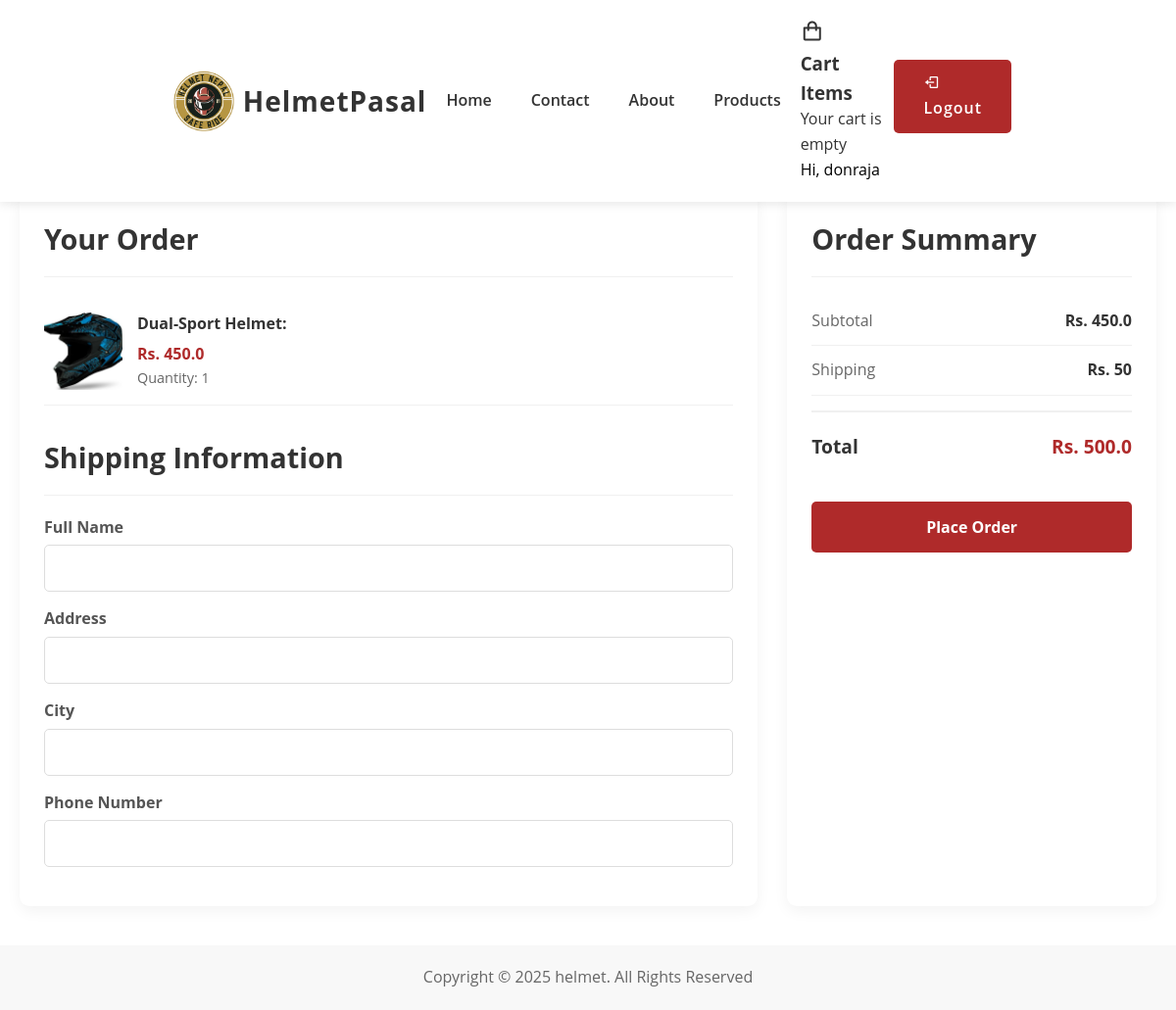
The page /checkout/ (signed in) on the database its author committed.
### myApp/models.py (models this page shows, shortened)
class Product(models.Model):
    CATEGORY_CHOICES = [
        ('full_face', 'Full Face Helmet'),
        ('half_face', 'Half Face Helmet'),
        ('modular', 'Modular Helmet'),
        ('open_face', 'Open Face Helmet'),
        ('sports', 'Sports Helmet'),
        ('motorcross', 'Motocross Helmet'),
        ('visor', 'Helmet Visor'),
        ('accessories', 'Helmet Accessories'),
        ('racing', 'Racing Helmet'),
        ('cruiser', 'Cruiser Helmet'),
        ('scooter', 'Scooter Helmet'),
        ('kids', 'Kids Helmet'),
    ]
    name = models.CharField(max_length=200)
    description = models.TextField()
    price = models.DecimalField(max_digits=10, decimal_places=2)
    category = models.CharField(max_length=50, choices=CATEGORY_CHOICES)
    image = models.FileField(upload_to='products/', blank=True, null=True)
    is_featured = models.BooleanField(default=False)
    is_new_arrival = models.BooleanField(default=False)
    discount_price = models.DecimalField(max_digits=10, decimal_places=2, blank=True, null=True)
    created_at = models.DateTimeField(auto_now_add=True)
    @property
    def get_discounted_price(self):
        if self.discount_price:
            return round(float(self.price) - (float(self.price) * (float(self.discount_price) / 100)), 2)
        return self.price

### myApp/views.py (the view, shortened to what this page needs)
# urls.py: path('checkout/', views.checkout, name='checkout'),
@login_required
def checkout(request):
    buy_now_product_id = request.session.get('buy_now_product_id')
    if buy_now_product_id:
        try:
            product = get_object_or_404(Product, id=buy_now_product_id)
            quantity = request.session.get('buy_now_quantity', 1)
            class SingleProductItem:
                def __init__(self, product, quantity):
                    self.product = product
                    self.quantity = quantity
                    self.id = None  # No DB ID since it's not stored
                def get_item_total(self):
                    if self.product.discount_price:
                        return self.product.get_discounted_price * self.quantity
                    return self.product.price * self.quantity
            cart_item = SingleProductItem(product, quantity)
            subtotal = cart_item.get_item_total()
            shipping = 50  # Example shipping cost
            total = subtotal + shipping
            context = {
                'single_product': product,
                'quantity': quantity,
                'subtotal': subtotal,
                'shipping': shipping,
                'total': total,
                'is_buy_now': True
            }
            return render(request, 'checkout.html', context)
        except (Product.DoesNotExist, ValueError):
            if 'buy_now_product_id' in request.session:
                del request.session['buy_now_product_id']
            if 'buy_now_quantity' in request.session:
                del request.session['buy_now_quantity']

### templates/checkout.html (shortened to what this page needs)
{%load static%}
<!DOCTYPE html>
<html lang="en">
<head>
    <link rel="stylesheet" href="{% static 'style.css' %}">
    <link rel="stylesheet" href="https://unpkg.com/boxicons@latest/css/boxicons.min.css">
</head>
<body>
    <header>
        <img src="{% static 'image/logo.png' %}" alt="Helmet Pasal Logo" width="80" height="80" >
        <a href="#" class="logo">HelmetPasal</a>
        <ul class="navlist">
            <li><a href="{% url 'index' %}">Home</a></li>
            <li><a href="{% url 'contact' %}">Contact</a></li>
            <li><a href="{% url 'about' %}">About</a></li>
            <li><a href="{% url 'products' %}">Products</a></li>
        </ul>
        <div class="header-icon">
            <div class="cart-dropdown">
                <a href="{% url 'cart' %}" class="cart-icon"><i class='bx bx-shopping-bag'></i>
                </a>
                <div class="cart-dropdown-content">
                    <h3>Cart Items</h3>
                    {% if user.is_authenticated %}
                        {% with cart_items=request.user.cart.cartitem_set.all %}
                            {% if cart_items %}
                                <ul class="dropdown-cart-items">
                                {% for item in cart_items|slice:":5" %}
                                    <li>
                                        <div class="mini-cart-item">
                                            <img src="{% if item.product.image %}{{ item.product.image.url }}{% else %}{% static 'images/product-placeholder.jpg' %}{% endif %}" alt="{{ item.product.name }}">
                                            <div class="mini-cart-details">
                                                <p>{{ item.product.name }}</p>
                                                <p>{{ item.quantity }} x Rs.{{ item.product.get_discounted_price|default:item.product.price }}</p>
                                            </div>
                                            <form action="{% url 'remove_from_cart' item.id %}" method="POST" class="quick-remove">
                                                {% csrf_token %}
                                                <button type="submit" class="quick-remove-btn"><i class='bx bx-trash'></i></button>
                                            </form>
                                        </div>
                                    </li>
                                {% endfor %}
                                </ul>
                                {% if cart_items.count > 5 %}
                                    <p class="more-items">+ {{ cart_items.count|add:"-5" }} more items</p>
                                {% endif %}
                                <div class="cart-total">
                                    <p>Total: <span>Rs. {{ request.user.cart.get_cart_total }}</span></p>
                                </div>
                                <a href="{% url 'cart' %}" class="view-cart-btn">View Cart</a>
                            {% else %}
                                <p class="empty-cart">Your cart is empty</p>
                            {% endif %}
                        {% endwith %}
                    {% else %}
                        <p class="login-prompt">Please <a href="{% url 'login' %}">login</a> to view your cart</p>
                    {% endif %}
                </div>
            </div>
            <p style="color: black">Hi, {{ request.user }}</p>
        </div>
        <div class="nav-button">
            {% if user.is_authenticated %}
                <a href="{% url 'logout' %}" class="btn"><i class='bx bx-log-out'></i> Logout</a>
            {% else %}
                <a href="{% url 'login' %}" class="btn"><i class='bx bx-log-in'></i> Login</a>
                <a href="{% url 'signup' %}" class="btn"><i class='bx bx-user-plus'></i> Sign Up</a>
            {% endif %}
        </div>
    </header>
    <div class="page-spacing"></div>
    <section class="checkout-container">
        <div class="breadcrumb">
            <a href="{% url 'index' %}">Home</a> &gt;
            <a href="{% url 'cart' %}">Cart</a> &gt;
            <span>Checkout</span>
        </div>
        <div class="checkout-grid">
            <div class="checkout-items">
                <h2 class="checkout-title">Your Order</h2>
                {% if is_buy_now %}
                <div class="checkout-item">
                    <div class="checkout-item-image">
                        {% if single_product.image %}
                            <img src="{{ single_product.image.url }}" alt="{{ single_product.name }}">
                        {% else %}
                            <img src="{% static 'image/h1.jpg' %}" alt="No image">
                        {% endif %}
                    </div>
                    <div class="checkout-item-details">
                        <div class="checkout-item-name">{{ single_product.name }}</div>
                        <div class="checkout-item-price">Rs. {{ single_product.get_discounted_price|default:single_product.price }}</div>
                        <div class="checkout-item-quantity">
                            <p>Quantity: {{ quantity }}</p>
                        </div>
                    </div>
                </div>
                {% endif %}
                <div class="customer-info">
                    <h2 class="checkout-title">Shipping Information</h2>
                    <div class="form-group">
                        <label for="name">Full Name</label>
                        <input type="text" id="name" class="form-control" required>
                    </div>
                    <div class="form-row">
                        <div class="form-group">
                            <label for="address">Address</label>
                            <input type="text" id="address" class="form-control" required>
                        </div>
                    </div>
                    <div class="form-row">
                        <div class="form-group">
                            <label for="city">City</label>
                            <input type="text" id="city" class="form-control" required>
                        </div>
                    </div>
                    <div class="form-row">
                        <div class="form-group">
                            <label for="phone">Phone Number</label>
                            <input type="tel" id="phone" class="form-control" required>
                        </div>
                    </div>
                </div>
            </div>
            <div class="checkout-summary">
                <h2 class="checkout-title">Order Summary</h2>
                <div class="summary-row">
                    <div class="summary-label">Subtotal</div>
                    <div class="summary-value">Rs. {{ subtotal }}</div>
                </div>
                <div class="summary-row">
                    <div class="summary-label">Shipping</div>
                    <div class="summary-value">Rs. {{ shipping }}</div>
                </div>
                <div class="total-row">
                    <div class="total-label">Total</div>
                    <div class="total-value">Rs. {{ total }}</div>
                </div>
                <form method="POST" id="place-order-form">
                    <button type="submit" class="checkout-btn">Place Order</button>
                </form>
            </div>
        </div>
    </section>
    <div class="last-text">
        <p>Copyright © 2025 helmet. All Rights Reserved</p>
    </div>
</body>
</html>

### static/style.css (style rules this page uses)
:root { --bg-color: #ffffff; --text-color: #333333; --main-color: #af2a2a; --normal-font: 16px; --h3-font: 24px; }
* { margin: 0; padding: 0; box-sizing: border-box; font-family: "Open Sans", sans-serif; list-style: none; text-decoration: none; scroll-behavior: smooth; }
body { background: var(--bg-color); color: var(--text-color); line-height: 1.6; }
header { width: 100%; position: fixed; top: 0; right: 0; z-index: 1000; display: flex; align-items: center; justify-content: space-between; background: white; padding: 20px 14%; box-shadow: 0 2px 10px rgba(0, 0, 0, 0.1); transition: all 0.35s ease; }
.logo { font-size: 28px; font-weight: 700; letter-spacing: 1px; color: var(--text-color); }
.navlist { display: flex; }
.navlist a { color: var(--text-color); font-weight: 600; padding: 10px 20px; font-size: var(--normal-font); transition: all 0.3s ease; }
.header-icon i { font-size: 24px; color: var(--text-color); margin-right: 20px; transition: all 0.3s ease; }
.btn { display: inline-block; padding: 12px 30px; background: var(--main-color); color: white; font-size: 16px; letter-spacing: 1px; font-weight: 600; border-radius: 5px; margin-bottom: 10px; transition: all 0.3s ease; }
.last-text { text-align: center; padding: 20px; background: #f8f8f8; color: #666; }

### templates/checkout.html (style rules this page uses)
.checkout-container { max-width: 1200px; margin: 0 auto; padding: 40px 20px; }
.page-spacing { padding-top: 100px; }
.breadcrumb { margin-bottom: 30px; color: #777; }
.breadcrumb a { color: #555; text-decoration: none; }
.checkout-grid { display: grid; grid-template-columns: 2fr 1fr; gap: 30px; }
.checkout-items { background-color: #fff; border-radius: 10px; box-shadow: 0 5px 15px rgba(0,0,0,0.05); padding: 25px; }
.checkout-summary { background-color: #fff; border-radius: 10px; box-shadow: 0 5px 15px rgba(0,0,0,0.05); padding: 25px; }
.checkout-title { font-size: 1.8rem; color: #333; margin-bottom: 20px; padding-bottom: 15px; border-bottom: 1px solid #f0f0f0; }
.checkout-item { display: flex; align-items: center; padding: 15px 0; border-bottom: 1px solid #f0f0f0; }
.checkout-item-image { width: 80px; height: 80px; border-radius: 5px; overflow: hidden; margin-right: 15px; }
.checkout-item-image img { width: 100%; height: 100%; object-fit: cover; }
.checkout-item-details { flex: 1; }
.checkout-item-name { font-weight: bold; color: #333; margin-bottom: 5px; }
.checkout-item-price { color: #af2a2a; font-weight: bold; }
.checkout-item-quantity { color: #666; font-size: 0.9rem; }
.summary-row { display: flex; justify-content: space-between; padding: 12px 0; border-bottom: 1px solid #f0f0f0; }
.summary-label { color: #666; }
.summary-value { font-weight: bold; color: #333; }
.total-row { display: flex; justify-content: space-between; padding: 20px 0; border-top: 2px solid #f0f0f0; margin-top: 15px; }
.total-label { font-size: 1.2rem; font-weight: bold; color: #333; }
.total-value { font-size: 1.2rem; font-weight: bold; color: #af2a2a; }
.customer-info { margin-top: 30px; }
.form-row { margin-bottom: 15px; }
.form-group { margin-bottom: 15px; }
.form-group label { display: block; margin-bottom: 5px; color: #555; font-weight: bold; }
.form-control { width: 100%; padding: 12px; border: 1px solid #ddd; border-radius: 5px; font-size: 1rem; }
.checkout-btn { background-color: #af2a2a; color: white; border: none; padding: 15px 25px; font-size: 1rem; font-weight: bold; border-radius: 5px; cursor: pointer; width: 100%; margin-top: 20px; transition: background-color 0.3s ease; }

### rows shown on the page
Product: image (picture), name "Dual-Sport Helmet:", get_discounted_price "450.0"

### other values the page prints
{{ request.user }} "donraja"
{{ quantity }} "1"
{{ subtotal }} "450.0"
{{ shipping }} "50"
{{ total }} "500.0"
